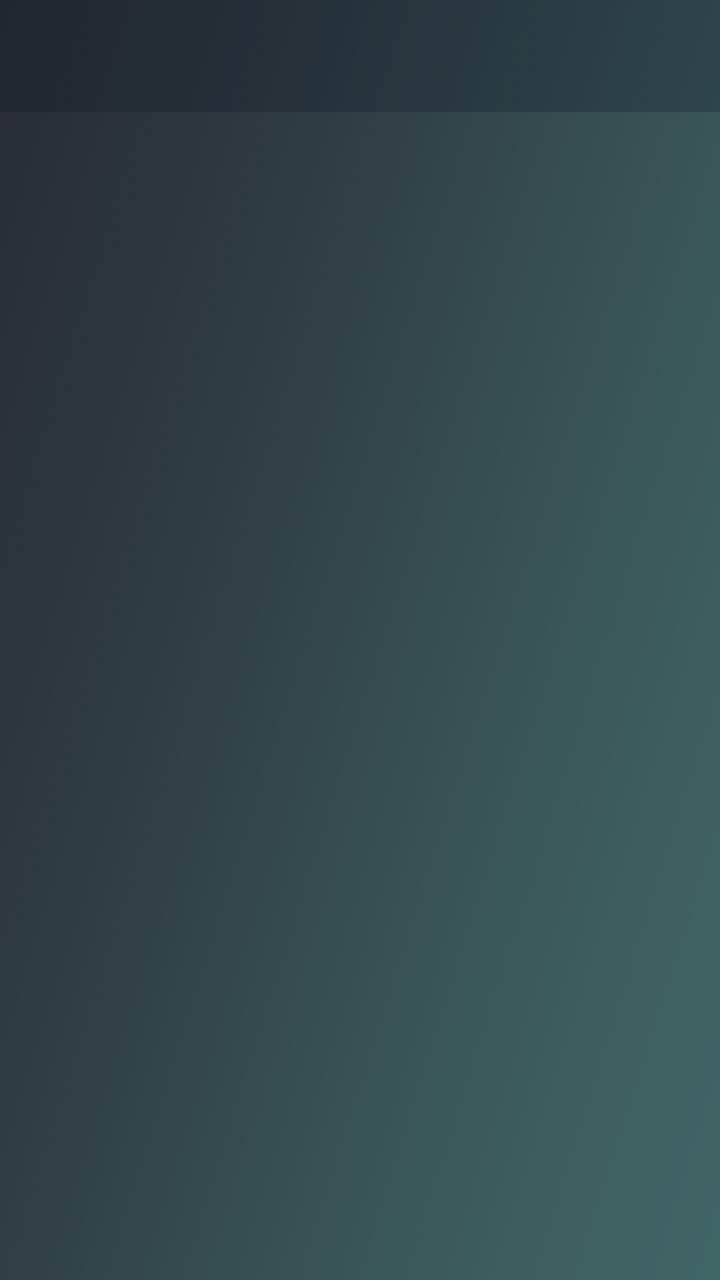
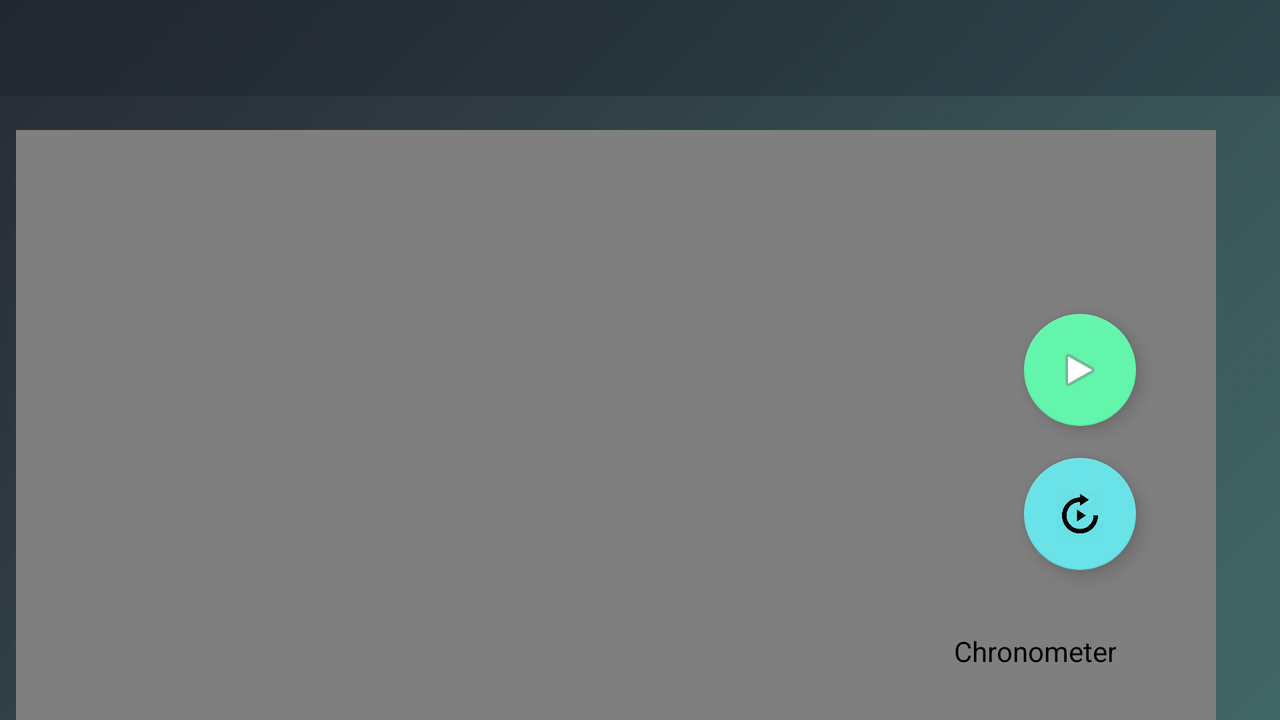

First picture: res/layout/ on a phone held upright. Second picture: the repository's own variant of that layout, on a device whose configuration matches the variant's folder. Source for both follows.
<!-- AndroidManifest.xml: application theme AppTheme -->
<!-- res/layout/activity_play_video.xml -->
<?xml version="1.0" encoding="utf-8"?>
<LinearLayout xmlns:android="http://schemas.android.com/apk/res/android"
    xmlns:tools="http://schemas.android.com/tools"
    android:layout_width="match_parent"
    android:layout_height="match_parent"
    android:background="@drawable/bg"
    android:orientation="vertical"
    tools:context="fr.vyfe.activity.PlayVideoActivity">

    <include
        android:id="@+id/appBar"
        layout="@layout/toolbar" />


    <LinearLayout
        android:id="@+id/linear_layoutVideo"
        android:layout_width="match_parent"
        android:layout_height="0dp"
        android:layout_weight="0.5"
        android:weightSum="10">


        <android.support.constraint.ConstraintLayout
            android:id="@+id/constraint_video_player"
            android:layout_width="0dp"
            android:layout_height="match_parent"
            android:layout_weight="6"
            android:visibility="visible" />



        <android.support.v7.widget.RecyclerView
            android:id="@+id/re_tags_selected"
            android:layout_width="0dp"
            android:layout_height="match_parent"
            android:layout_weight="4"
            android:paddingEnd="8dp" />

    </LinearLayout>

    <ImageView
        android:id="@+id/iv_arrow_size"
        android:layout_width="20dp"
        android:layout_height="20dp"
        android:layout_gravity="right"
        android:layout_marginEnd="20dp"
        android:background="@drawable/caret_arrow_up" />
    <ScrollView
        android:id="@+id/scrollTimeline"
        android:layout_width="match_parent"
        android:layout_height="0dp"
        android:layout_weight="0.5" >

    </ScrollView>
</LinearLayout>
<!-- res/layout/toolbar.xml (included above) -->
<?xml version="1.0" encoding="utf-8"?>
<android.support.constraint.ConstraintLayout xmlns:android="http://schemas.android.com/apk/res/android"
    android:layout_width="match_parent"
    android:layout_height="match_parent"
    xmlns:app="http://schemas.android.com/apk/res-auto">

    <android.support.v7.widget.Toolbar
        android:id="@+id/toolbar"
        android:layout_width="match_parent"
        android:layout_height="wrap_content"
        android:background="@color/colorDarkBlueGrey25"
        android:minHeight="?attr/actionBarSize"
        app:titleTextColor="@color/white"
        app:fontFamily="@font/roboto_bold"/>

</android.support.constraint.ConstraintLayout>
<!-- resources referenced by this layout -->
<resources>
  <color name="colorDarkBlueGrey25">#3f0d1725</color>
  <!-- drawable bg: png bitmap (drawable-hdpi, 79031 bytes) -->
  <!-- drawable caret_arrow_up: png bitmap (drawable-hdpi, 3199 bytes) -->
  <style name="AppTheme" parent="Theme.AppCompat.Light.DarkActionBar">
          
          <item name="colorPrimary">@color/colorPrimary</item>
          <item name="colorPrimaryDark">@color/colorBlack</item>
          <item name="colorAccent">@color/colorLightMagenta</item>
          <item name="windowActionBar">false</item>
          <item name="windowNoTitle">true</item>
      </style>
  <color name="colorPrimary">#3F51B5</color>
  <color name="colorBlack">#2E2d2d</color>
  <color name="colorLightMagenta">#F562E5</color>
</resources>
<!-- res/layout-land/activity_play_video.xml (the repository's variant of the layout above) -->
<!-- drawn on the phone turned sideways -->
<?xml version="1.0" encoding="utf-8"?>
<android.support.constraint.ConstraintLayout xmlns:android="http://schemas.android.com/apk/res/android"
    xmlns:app="http://schemas.android.com/apk/res-auto"
    xmlns:tools="http://schemas.android.com/tools"
    android:layout_width="match_parent"
    android:layout_height="match_parent"
    android:background="@drawable/bg"
    tools:context=".PlayVideoActivity">

    <android.support.constraint.ConstraintLayout
        android:layout_width="match_parent"
        android:layout_height="match_parent"
        android:orientation="vertical"
        app:layout_constraintBottom_toBottomOf="parent"
        app:layout_constraintEnd_toEndOf="parent"
        app:layout_constraintHorizontal_bias="0.0"
        app:layout_constraintStart_toStartOf="parent"
        app:layout_constraintTop_toTopOf="parent"
        app:layout_constraintVertical_bias="0.0">

        <include
            android:id="@+id/appBar"
            layout="@layout/toolbar" />

        <LinearLayout
            android:layout_width="match_parent"
            android:layout_height="match_parent"
            android:orientation="vertical">

            <LinearLayout
                android:layout_width="match_parent"
                android:layout_height="350dp"
                android:layout_marginTop="65dp"
                android:orientation="horizontal"
                app:layout_constraintTop_toTopOf="parent">

                <LinearLayout
                    android:layout_width="wrap_content"
                    android:layout_height="wrap_content"
                    android:orientation="vertical">

                    <android.support.constraint.ConstraintLayout
                        android:id="@+id/container_video"
                        android:layout_width="wrap_content"
                        android:layout_height="wrap_content">

                        <VideoView
                            android:id="@+id/video_view_selected"
                            android:layout_width="600dp"
                            android:layout_height="wrap_content"
                            android:layout_marginLeft="8dp"
                            android:layout_marginStart="8dp"
                            app:layout_constraintEnd_toEndOf="parent"
                            app:layout_constraintStart_toStartOf="parent"
                            app:layout_constraintTop_toTopOf="parent" />

                        <android.support.design.widget.FloatingActionButton
                            android:id="@+id/bt_play_selected"
                            android:layout_width="wrap_content"
                            android:layout_height="wrap_content"
                            android:layout_marginEnd="40dp"
                            android:layout_marginRight="40dp"
                            android:layout_marginTop="92dp"
                            android:clickable="true"
                            android:src="@android:drawable/ic_media_play"
                            app:backgroundTint="@color/colorLightGreenishBlue"
                            app:layout_constraintEnd_toEndOf="parent"
                            app:layout_constraintTop_toTopOf="parent" />

                        <android.support.design.widget.FloatingActionButton
                            android:id="@+id/bt_replay"
                            android:layout_width="wrap_content"
                            android:layout_height="wrap_content"
                            android:layout_marginEnd="40dp"
                            android:layout_marginRight="40dp"
                            android:layout_marginTop="16dp"
                            android:clickable="true"
                            android:longClickable="false"
                            app:backgroundTint="@color/colorTiffanyBlue"
                            app:layout_constraintEnd_toEndOf="parent"
                            app:layout_constraintTop_toBottomOf="@+id/bt_play_selected"
                            app:srcCompat="@drawable/replay_black" />

                        <Chronometer
                            android:id="@+id/chronometer_play"
                            android:layout_width="wrap_content"
                            android:layout_height="wrap_content"
                            android:layout_marginEnd="40dp"
                            android:layout_marginRight="40dp"
                            android:layout_marginTop="21dp"
                            android:background="@color/colorCharcoal"
                            android:padding="10dp"
                            android:textColor="@color/color9"
                            android:textStyle="bold"
                            app:layout_constraintEnd_toEndOf="parent"
                            app:layout_constraintTop_toBottomOf="@+id/bt_replay" />


                    </android.support.constraint.ConstraintLayout>


                </LinearLayout>

                <ScrollView
                    android:layout_width="match_parent"
                    android:layout_height="wrap_content">

                    <LinearLayout
                        android:layout_width="match_parent"
                        android:layout_height="wrap_content"
                        android:orientation="vertical">

                        <android.support.v7.widget.RecyclerView
                            android:id="@+id/re_tags_selected"
                            android:layout_width="match_parent"
                            android:layout_height="match_parent"
                            android:padding="8dp"
                            app:layout_constraintEnd_toEndOf="parent"
                            app:layout_constraintTop_toTopOf="parent" />
                    </LinearLayout>
                </ScrollView>

            </LinearLayout>

            <android.support.constraint.ConstraintLayout
                android:id="@+id/constraintLayout"
                android:layout_width="match_parent"
                android:layout_height="wrap_content"
                app:layout_constraintBottom_toBottomOf="parent"
                app:layout_constraintEnd_toEndOf="parent"
                app:layout_constraintStart_toStartOf="parent"
                app:layout_constraintTop_toBottomOf="@+id/container_video"
                app:layout_constraintVertical_bias="0.0">

                <ScrollView
                    android:layout_width="match_parent"
                    android:layout_height="match_parent">

                    <RelativeLayout
                        android:id="@+id/time_lines_container"
                        android:layout_width="match_parent"
                        android:layout_height="match_parent">

                        <LinearLayout
                            android:id="@+id/ll_main_playvideo"
                            android:layout_width="match_parent"
                            android:layout_height="wrap_content"
                            android:orientation="vertical"
                            app:layout_constraintBottom_toBottomOf="parent"
                            app:layout_constraintEnd_toEndOf="parent"
                            app:layout_constraintStart_toStartOf="parent"
                            app:layout_constraintTop_toTopOf="parent" />

                        <SeekBar
                            android:id="@+id/seek_bar_selected"
                            android:layout_width="824dp"
                            android:layout_height="match_parent"
                            android:layout_alignParentEnd="true"
                            android:layout_alignParentTop="true"
                            android:clickable="false"
                            android:focusable="false"
                            android:longClickable="false"
                            android:progressDrawable="@android:color/transparent"
                            android:thumb="@drawable/thumb"
                            android:visibility="visible"
                            app:layout_constraintBottom_toBottomOf="parent"
                            app:layout_constraintEnd_toEndOf="parent"
                            app:layout_constraintHorizontal_bias="0.085"
                            app:layout_constraintStart_toStartOf="parent"
                            app:layout_constraintTop_toTopOf="parent"
                            app:layout_constraintVertical_bias="0.0" />

                    </RelativeLayout>
                </ScrollView>


            </android.support.constraint.ConstraintLayout>

        </LinearLayout>

    </android.support.constraint.ConstraintLayout>

</android.support.constraint.ConstraintLayout>
<!-- resources referenced by the variant -->
<!-- as the phone turned sideways resolves them -->
<resources>
  <color name="colorCharcoal">#222a2c</color>
  <color name="colorDarkBlueGrey25">#3f0d1725</color>
  <color name="colorLightGreenishBlue">#62F5AB</color>
  <color name="colorTiffanyBlue">#69E3E7</color>
  <!-- drawable bg: png bitmap (drawable-hdpi, 79031 bytes) -->
  <!-- drawable replay_black: png bitmap (drawable-hdpi, 17642 bytes) -->
  <!-- drawable thumb (drawable) -->
  <?xml version="1.0" encoding="utf-8"?>
  <rotate
      xmlns:android="http://schemas.android.com/apk/res/android"
      android:fromDegrees="90">
      <shape android:shape="line">
          <size
              android:height="300dp"
              android:width="200dp"
  
              />
          <stroke
              android:width="3dp"
              android:color="@color/colorTiffanyBlue"
              />
      </shape>
  </rotate>
  <style name="AppTheme" parent="Theme.AppCompat.Light.DarkActionBar">
          
          <item name="colorPrimary">@color/colorPrimary</item>
          <item name="colorPrimaryDark">@color/colorBlack</item>
          <item name="colorAccent">@color/colorLightMagenta</item>
          <item name="windowActionBar">false</item>
          <item name="windowNoTitle">true</item>
      </style>
  <color name="colorPrimary">#3F51B5</color>
  <color name="colorBlack">#2E2d2d</color>
  <color name="colorLightMagenta">#F562E5</color>
</resources>
